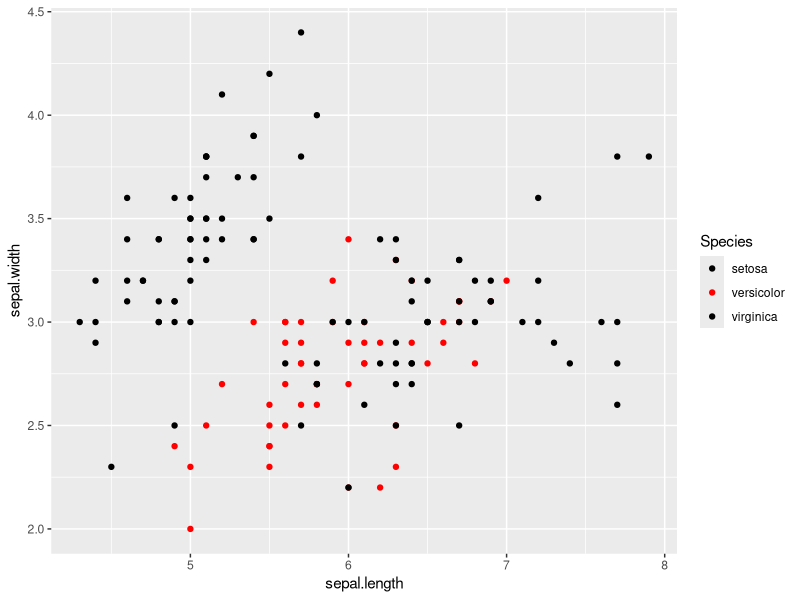
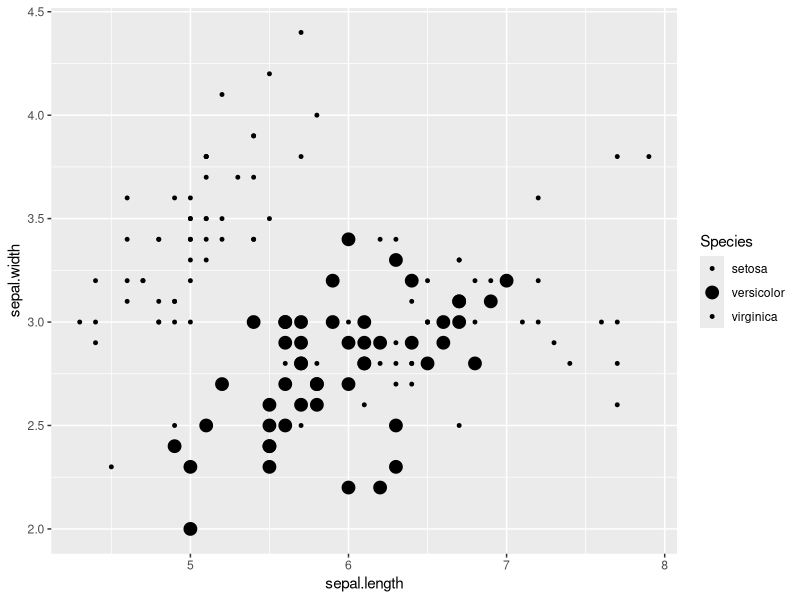
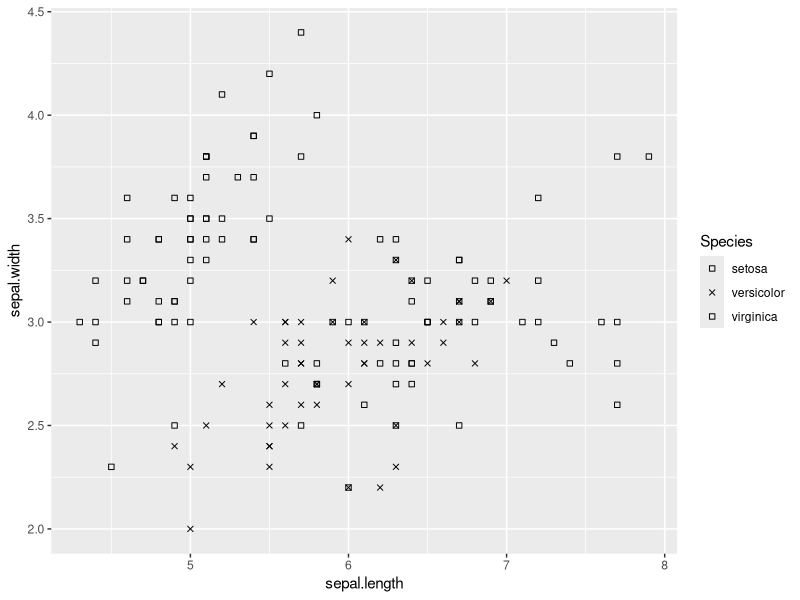
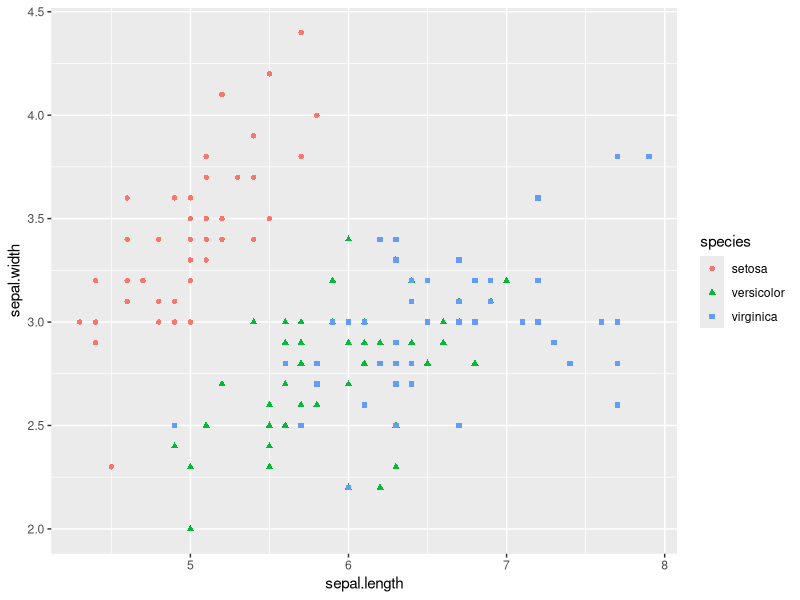
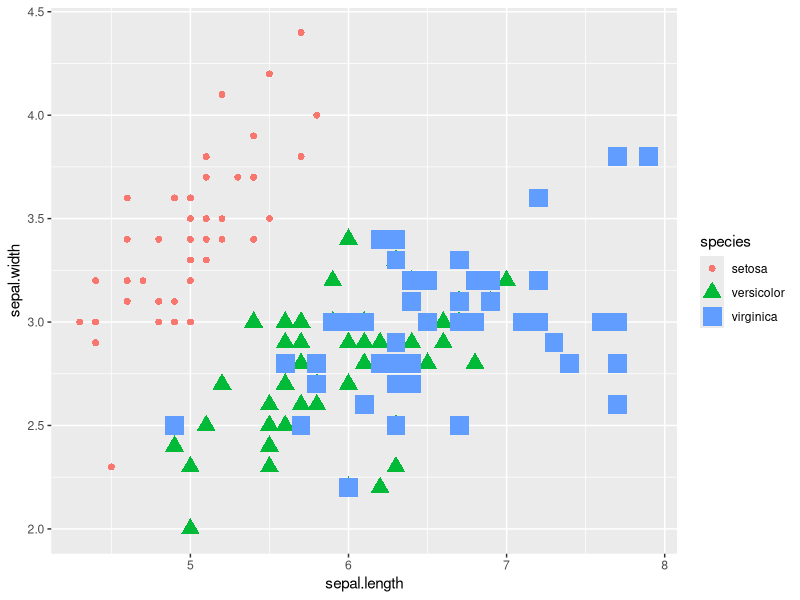

The R script that drew these images, in order: (Note: this script raises an error after producing the figures.)
# Title     : Iris Analysis
# Objective : CS629-2 Iris Assignment
# Created by: Ryan Richardson
# Created on: 16/05/2020

library(datasets)
library(dplyr)
library(magrittr)
library(ggplot2)


data(iris)
data(co2)

summary(iris)
names(iris) <- tolower(names(iris))
virginica <- filter(iris, iris$species == "virginica")
setosa <- filter(iris, iris$species == "setosa")
versicolor <- filter(iris, iris$species == "versicolor")

#versicolor only
ggplot(iris, aes(sepal.length, sepal.width)) + geom_point(aes(color=species))+ scale_color_manual(name="Species", values=c("black", "red", "black"))
ggplot(iris, aes(sepal.length, sepal.width)) + geom_point(aes(size=species))+ scale_size_manual(name="Species", values=c(1, 4, 1))
ggplot(iris, aes(sepal.length, sepal.width)) + geom_point(aes(shape=species))+ scale_shape_manual(name="Species", values=c(0,4,0))

#joint graphs
ggplot(iris, aes(sepal.length, sepal.width)) + geom_point(aes(color=species, shape=species))
ggplot(iris, aes(sepal.length, sepal.width)) + geom_point(aes(size=species, color=species, shape=species))



#co2 data
#Concentration and uptake are integrable, while Treatment and Type are separable. Separable variablces can be encoded using
#color and shape in this case, while itegrable data can be plotted normally
summary(CO2)
ggplot(co, aes(uptake, conc)) + geom_point(aes(shape=Type, color=Treatment)) +
  scale_color_manual(name="Treatment", values=c("#33FFFF", "#330066")) +
  scale_shape_manual(name="Location", values=c(16,22))